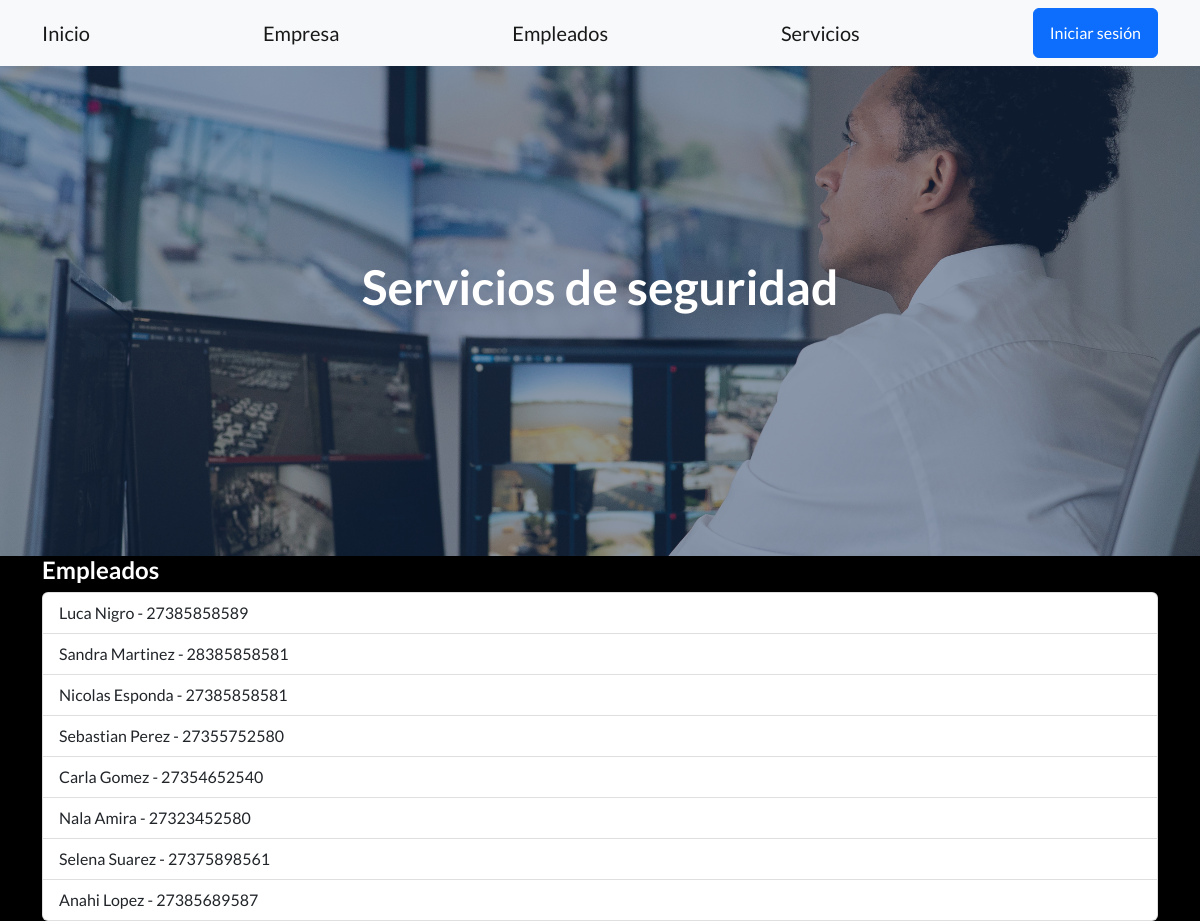
Screenshot of /App1/empleados/ with the database file from the repository.
### App1/models.py (models this page shows, shortened)
class Empleados(models.Model):
    nombre = models.CharField(max_length=40, verbose_name="Nombre del empleado")
    apellido = models.CharField(max_length=40, verbose_name="Apellido del empleado")
    cuil = models.CharField(max_length=15, verbose_name="CUIL del empleado")
    fecha_ingreso = models.DateField(verbose_name="Fecha de Ingreso")

### App1/views.py (the view)
# urls.py: path('empleados/',views.empleados, name="empleados"),
def empleados(request):
    listaEmpleados=Empleados.objects.all()
    return render(request, "listaEmpleados.html", {"listaEmpleados":listaEmpleados})

### App1/templates/listaEmpleados.html (shortened to what this page needs)
{% extends 'padre.html' %}
{% block contenidoQueCambia %}
    <div class="container">
        <div class="lista_empleado">
            <h4>Empleados</h4>
        </div>
        <ul class="list-group">
            {% for empleado in listaEmpleados %}
            <li class="list-group-item">
                {{empleado.nombre}} {{empleado.apellido}} - {{empleado.cuil}}
            </li>
            {% endfor %}
        </ul>
    </div>
{% endblock contenidoQueCambia %}

### App1/templates/padre.html (shortened to what this page needs)
<!DOCTYPE html>
<html lang="en">
    <head>
        {% load static %}
        <link href="https://cdn.jsdelivr.net/npm/bootstrap-icons@1.5.0/font/bootstrap-icons.css" rel="stylesheet" type="text/css" />
        <link href="{% static 'css/styles.css' %}" rel="stylesheet" />
    </head>
    <body background>
{% include 'navbar.html' %}
        <header class="masthead">
            <div class="container position-relative">
                <div class="row justify-content-center">
                    <div class="col-xl-6">
                        <div class="text-center text-white">
                            <h1 class="mb-5">Servicios de seguridad</h1>
                        </div>
                    </div>
                </div>
            </div>
        </header>
        {% block contenidoQueCambia %}
        {% endblock contenidoQueCambia %}
    </body>
</html>

### App1/templates/navbar.html
<nav class="navbar navbar-light bg-light static-top">
    <div class="container">
        <a class="navbar-brand {% if request.path == '/' %}active{% endif %}" href="{% url 'inicio' %}">Inicio</a>
        <a class="navbar-brand {% if request.path == '/empresaForm/' %}active{% endif %}" href="{% url 'empresaForm' %}">Empresa</a>
        <a class="navbar-brand {% if request.path == '/empleadosForm/' %}active{% endif %}" href="{% url 'empleadosForm' %}">Empleados</a>
        <a class="navbar-brand {% if request.path == '/ServForm/' %}active{% endif %}" href="{% url 'ServForm' %}">Servicios</a>
        <a class="btn btn-primary" href="{% url 'iniciar_sesion' %}">Iniciar sesión</a>
    </div>
</nav>

### rows the page displays
Empleados: nombre "Luca", apellido "Nigro", cuil "27385858589"
Empleados: nombre "Sandra", apellido "Martinez", cuil "28385858581"
Empleados: nombre "Nicolas", apellido "Esponda", cuil "27385858581"
Empleados: nombre "Sebastian", apellido "Perez", cuil "27355752580"
Empleados: nombre "Carla", apellido "Gomez", cuil "27354652540"
Empleados: nombre "Nala", apellido "Amira", cuil "27323452580"
Empleados: nombre "Selena", apellido "Suarez", cuil "27375898561"
Empleados: nombre "Anahi", apellido "Lopez", cuil "27385689587"
